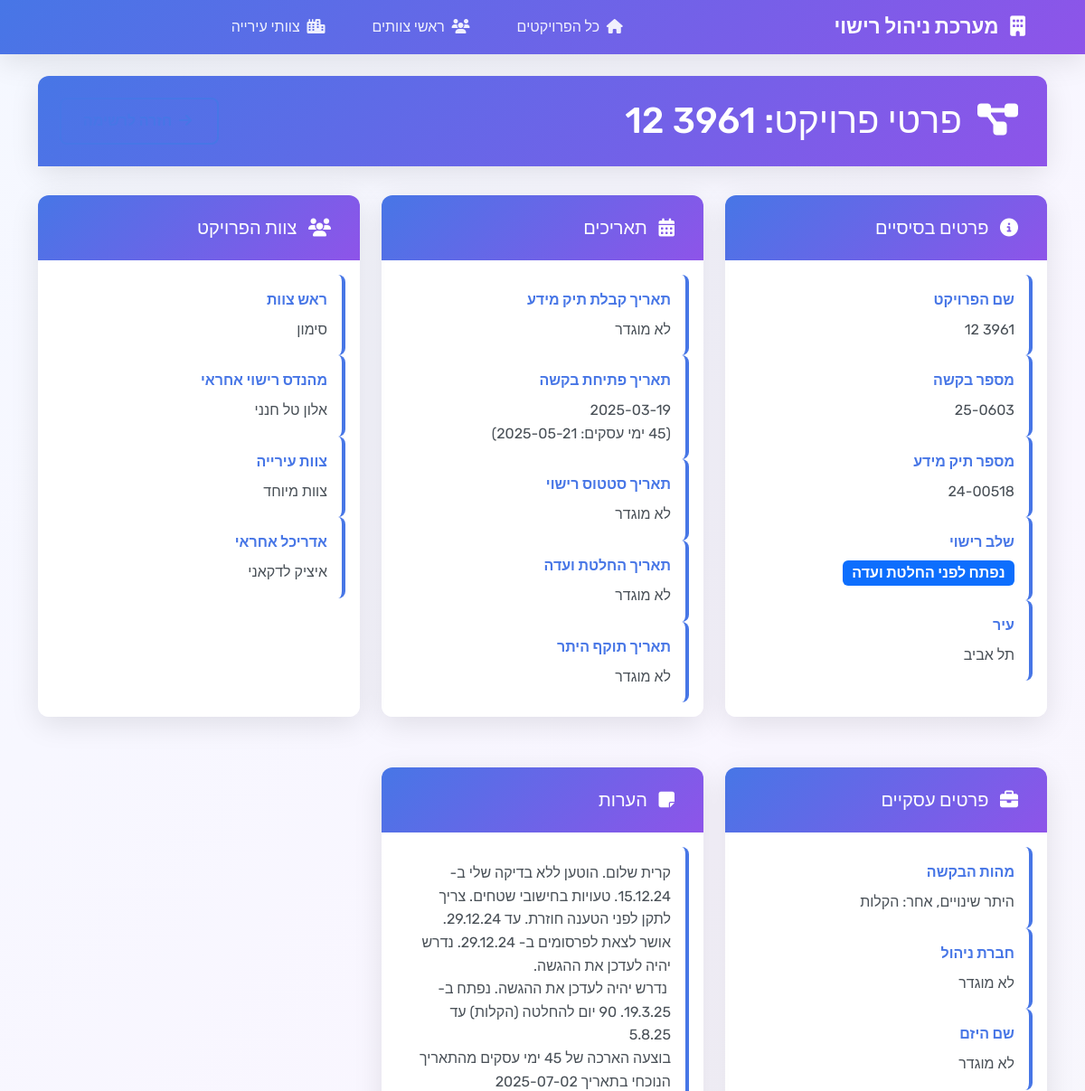
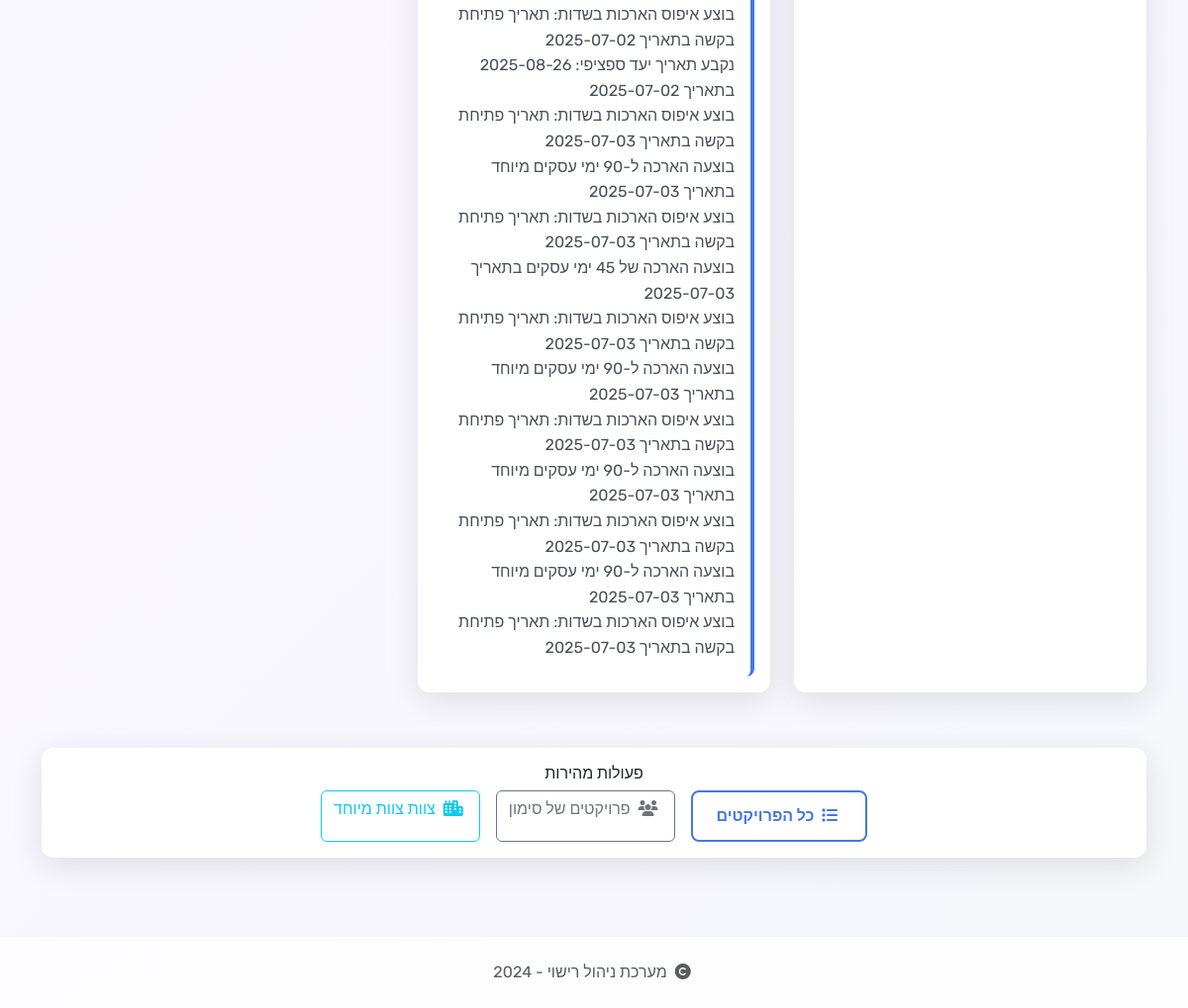
/project/52, run on an earlier commit of the app's database (2 pictures, top to bottom).
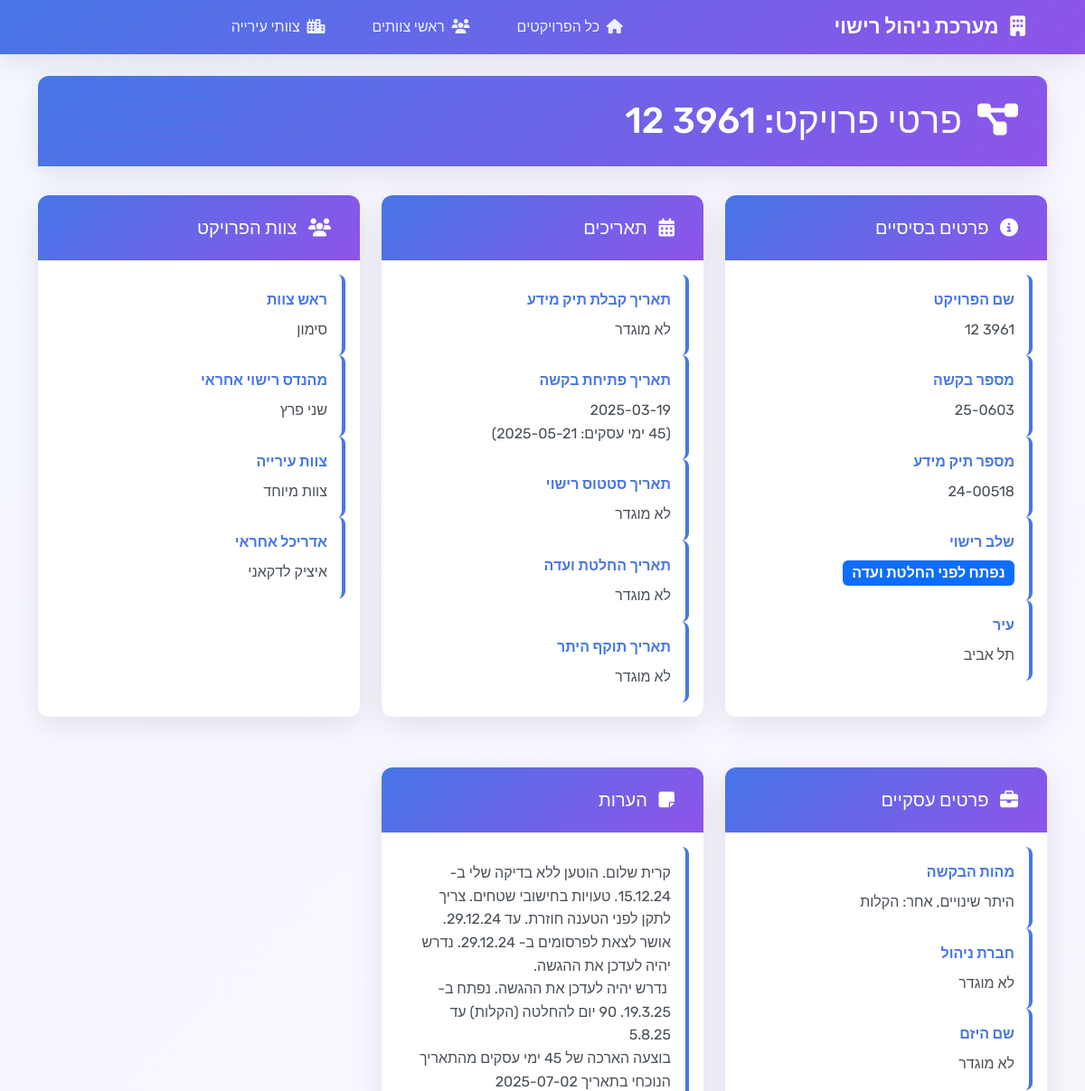
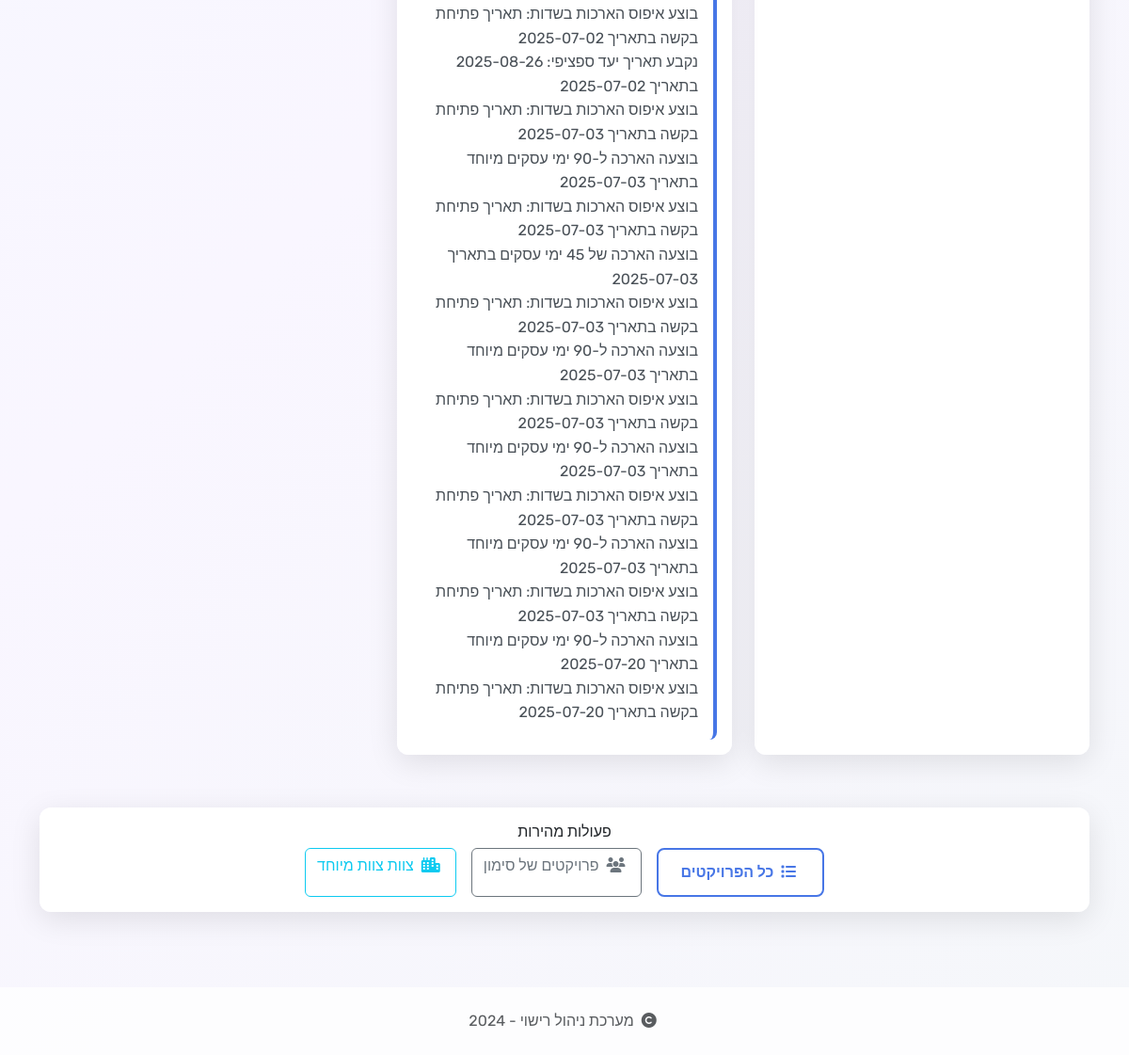
And on a later commit of the database (2 pictures, top to bottom).
### tables this page shows
CREATE TABLE projects (
                id INTEGER PRIMARY KEY AUTOINCREMENT,
                project_name TEXT NOT NULL,
                request_number TEXT NOT NULL,
                date TEXT NOT NULL,
                team_leader TEXT NOT NULL,
                stage TEXT NOT NULL
            , request_date TEXT, opening_date TEXT, notes TEXT, licensing_engineer TEXT, request_types TEXT, engineer TEXT, info_file_number TEXT, status_date TEXT, management_company TEXT, entrepreneur_name TEXT, architect TEXT, city TEXT, city_team TEXT, committee_date TEXT, permit_validity_date TEXT, info_date_extension INTEGER DEFAULT 0, opening_date_extension INTEGER DEFAULT 0, status_date_extension INTEGER DEFAULT 0, committee_date_extension INTEGER DEFAULT 0, permit_validity_date_extension INTEGER DEFAULT 0);

### app.py (the view)
@app.route('/project/<int:project_id>')
def project_detail(project_id):
    conn = get_db_connection()
    project = conn.execute("""
        SELECT
            id, project_name, request_number, info_file_number,
            date, opening_date, status_date, committee_date, permit_validity_date,
            team_leader, stage, request_types, engineer, management_company,
            entrepreneur_name, architect, city, notes,
            info_date_extension, opening_date_extension, status_date_extension,
            committee_date_extension, permit_validity_date_extension, city_team
        FROM projects
        WHERE id = ?
    """, (project_id,)).fetchone()
    conn.close()
    if not project:
        return "פרויקט לא נמצא", 404
    project_dict = dict(project)
    if project_dict.get('date'):
        project_dict['formatted_info_date'] = format_date_with_extension(
            project_dict['date'],
            project_dict.get('info_date_extension', 0),
            'info'
        )
    if project_dict.get('opening_date'):
        project_dict['formatted_opening_date'] = format_date_with_extension(
            project_dict['opening_date'],
            project_dict.get('opening_date_extension', 0),
            'opening'
        )
    if project_dict.get('committee_date'):
        project_dict['formatted_committee_date'] = format_date_with_extension(
            project_dict['committee_date'],
            project_dict.get('committee_date_extension', 0),
            'committee'
        )
    if project_dict.get('permit_validity_date'):
        project_dict['formatted_permit_date'] = format_date_with_extension(
            project_dict['permit_validity_date'],
            project_dict.get('permit_validity_date_extension', 0),
            'permit'
        )
    return render_template('project_detail.html', project=project_dict)

### templates/project_detail.html (shortened to what this page needs)
{% extends "base.html" %}
{% block content %}
<div class="row">
    <div class="col-12">
        <div class="card">
            <div class="card-header d-flex justify-content-between align-items-center">
                <h1 class="mb-0">
                    <i class="fas fa-project-diagram me-2"></i>
                    פרטי פרויקט: {{ project.project_name }}
                </h1>
                <a href="{{ url_for('index') }}" class="btn btn-outline-primary">
                    <i class="fas fa-arrow-right me-1"></i>
                </a>
            </div>
        </div>
        <div class="project-detail-grid">
            <div class="card">
                <div class="card-header">
                    <h5 class="mb-0">
                        <i class="fas fa-info-circle me-2"></i>
                        פרטים בסיסיים
                    </h5>
                </div>
                <div class="card-body">
                    <div class="detail-item">
                        <div class="detail-label">שם הפרויקט</div>
                        <div class="detail-value">{{ project.project_name or 'לא מוגדר' }}</div>
                    </div>
                    <div class="detail-item">
                        <div class="detail-label">מספר בקשה</div>
                        <div class="detail-value">{{ project.request_number or 'לא מוגדר' }}</div>
                    </div>
                    <div class="detail-item">
                        <div class="detail-label">מספר תיק מידע</div>
                        <div class="detail-value">{{ project.info_file_number or 'לא מוגדר' }}</div>
                    </div>
                    <div class="detail-item">
                        <div class="detail-label">שלב רישוי</div>
                        <div class="detail-value">
                            <span class="badge bg-primary fs-6">{{ project.stage or 'לא מוגדר' }}</span>
                        </div>
                    </div>
                    <div class="detail-item">
                        <div class="detail-label">עיר</div>
                        <div class="detail-value">{{ project.city or 'לא מוגדר' }}</div>
                    </div>
                </div>
            </div>
            <div class="card">
                <div class="card-header">
                    <h5 class="mb-0">
                        <i class="fas fa-calendar-alt me-2"></i>
                        תאריכים
                    </h5>
                </div>
                <div class="card-body">
                    <div class="detail-item">
                        <div class="detail-label">תאריך קבלת תיק מידע</div>
                        <div class="detail-value">{{ project.formatted_info_date|safe or project.date or 'לא מוגדר' }}</div>
                    </div>
                    <div class="detail-item">
                        <div class="detail-label">תאריך פתיחת בקשה</div>
                        <div class="detail-value">{{ project.formatted_opening_date|safe or project.opening_date or 'לא מוגדר' }}</div>
                    </div>
                    <div class="detail-item">
                        <div class="detail-label">תאריך סטטוס רישוי</div>
                        <div class="detail-value">{{ project.status_date or 'לא מוגדר' }}</div>
                    </div>
                    <div class="detail-item">
                        <div class="detail-label">תאריך החלטת ועדה</div>
                        <div class="detail-value">{{ project.formatted_committee_date|safe or project.committee_date or 'לא מוגדר' }}</div>
                    </div>
                    <div class="detail-item">
                        <div class="detail-label">תאריך תוקף היתר</div>
                        <div class="detail-value">{{ project.formatted_permit_date|safe or project.permit_validity_date or 'לא מוגדר' }}</div>
                    </div>
                </div>
            </div>
            <div class="card">
                <div class="card-header">
                    <h5 class="mb-0">
                        <i class="fas fa-users me-2"></i>
                        צוות הפרויקט
                    </h5>
                </div>
                <div class="card-body">
                    <div class="detail-item">
                        <div class="detail-label">ראש צוות</div>
                        <div class="detail-value">{{ project.team_leader or 'לא מוגדר' }}</div>
                    </div>
                    <div class="detail-item">
                        <div class="detail-label">מהנדס רישוי אחראי</div>
                        <div class="detail-value">{{ project.engineer or 'לא מוגדר' }}</div>
                    </div>
                    <div class="detail-item">
                        <div class="detail-label">צוות עירייה</div>
                        <div class="detail-value">{{ project.city_team or 'לא מוגדר' }}</div>
                    </div>
                    <div class="detail-item">
                        <div class="detail-label">אדריכל אחראי</div>
                        <div class="detail-value">{{ project.architect or 'לא מוגדר' }}</div>
                    </div>
                </div>
            </div>
            <div class="card">
                <div class="card-header">
                    <h5 class="mb-0">
                        <i class="fas fa-briefcase me-2"></i>
                        פרטים עסקיים
                    </h5>
                </div>
                <div class="card-body">
                    <div class="detail-item">
                        <div class="detail-label">מהות הבקשה</div>
                        <div class="detail-value">{{ project.request_types or 'לא מוגדר' }}</div>
                    </div>
                    <div class="detail-item">
                        <div class="detail-label">חברת ניהול</div>
                        <div class="detail-value">{{ project.management_company or 'לא מוגדר' }}</div>
                    </div>
                    <div class="detail-item">
                        <div class="detail-label">שם היזם</div>
                        <div class="detail-value">{{ project.entrepreneur_name or 'לא מוגדר' }}</div>
                    </div>
                </div>
            </div>
            {% if project.notes %}
            <div class="card">
                <div class="card-header">
                    <h5 class="mb-0">
                        <i class="fas fa-sticky-note me-2"></i>
                        הערות
                    </h5>
                </div>
                <div class="card-body">
                    <div class="detail-item">
                        <div class="detail-value" style="white-space: pre-wrap;">{{ project.notes }}</div>
                    </div>
                </div>
            </div>
            {% endif %}
        </div>
        <div class="card mt-4">
            <div class="card-body text-center">
                <h6 class="card-title">פעולות מהירות</h6>
                <div class="d-flex justify-content-center gap-3 flex-wrap">
                    <a href="{{ url_for('index') }}" class="btn btn-outline-primary">
                        <i class="fas fa-list me-1"></i>
                        כל הפרויקטים
                    </a>
                    <a href="{{ url_for('team_leaders', team_leader=project.team_leader) }}" class="btn btn-outline-secondary">
                        <i class="fas fa-users me-1"></i>
                        פרויקטים של {{ project.team_leader }}
                    </a>
                    {% if project.city_team %}
                    <a href="{{ url_for('city_teams', city_team=project.city_team) }}" class="btn btn-outline-info">
                        <i class="fas fa-city me-1"></i>
                        צוות {{ project.city_team }}
                    </a>
                    {% endif %}
                </div>
            </div>
        </div>
    </div>
</div>
{% endblock %}

### templates/base.html (shortened to what this page needs)
<!DOCTYPE html>
<html lang="he" dir="rtl">
<head>
    <link href="https://cdn.jsdelivr.net/npm/bootstrap@5.3.0/dist/css/bootstrap.min.css" rel="stylesheet">
    <link href="https://cdn.jsdelivr.net/npm/bootstrap@5.3.0/dist/css/bootstrap.rtl.min.css" rel="stylesheet">
    <link rel="stylesheet" href="https://cdnjs.cloudflare.com/ajax/libs/font-awesome/6.4.0/css/all.min.css">
</head>
<body>
    <nav class="navbar navbar-expand-lg navbar-dark">
        <div class="container">
            <a class="navbar-brand" href="{{ url_for('index') }}">
                <i class="fas fa-building me-2"></i>
                מערכת ניהול רישוי
            </a>
            <div class="collapse navbar-collapse" id="navbarNav">
                <ul class="navbar-nav me-auto">
                    <li class="nav-item">
                        <a class="nav-link {{ 'active' if request.endpoint == 'index' }}" href="{{ url_for('index') }}">
                            <i class="fas fa-home me-1"></i>
                            כל הפרויקטים
                        </a>
                    </li>
                    <li class="nav-item">
                        <a class="nav-link {{ 'active' if request.endpoint == 'team_leaders' }}" href="{{ url_for('team_leaders') }}">
                            <i class="fas fa-users me-1"></i>
                            ראשי צוותים
                        </a>
                    </li>
                    <li class="nav-item">
                        <a class="nav-link {{ 'active' if request.endpoint == 'city_teams' }}" href="{{ url_for('city_teams') }}">
                            <i class="fas fa-city me-1"></i>
                            צוותי עירייה
                        </a>
                    </li>
                </ul>
            </div>
        </div>
    </nav>
    <div class="container mt-4">
        {% block content %}{% endblock %}
    </div>
    <footer class="mt-5 py-4 text-center" style="background: rgba(255, 255, 255, 0.8);">
        <div class="container">
            <p class="mb-0 text-muted">
                <i class="fas fa-copyright me-1"></i>
                מערכת ניהול רישוי - 2024
            </p>
        </div>
    </footer>
</body>
</html>

What changed in the data, as far as the page shows it:
changed projects "נפתח לפני החלטת ועדה": engineer "אלון טל חנני" → "שני פרץ"; notes "…פתיחת בקשה בתאריך 2025-07-03" → "…פתיחת בקשה בתאריך 2025-07-03 בוצעה הארכה ל-90 ימי עסקים מיוחד בתאריך 2025-07-20 בוצע איפוס הארכות בשדות: תאריך פתיחת בקשה בתאריך 2025-07-20"
